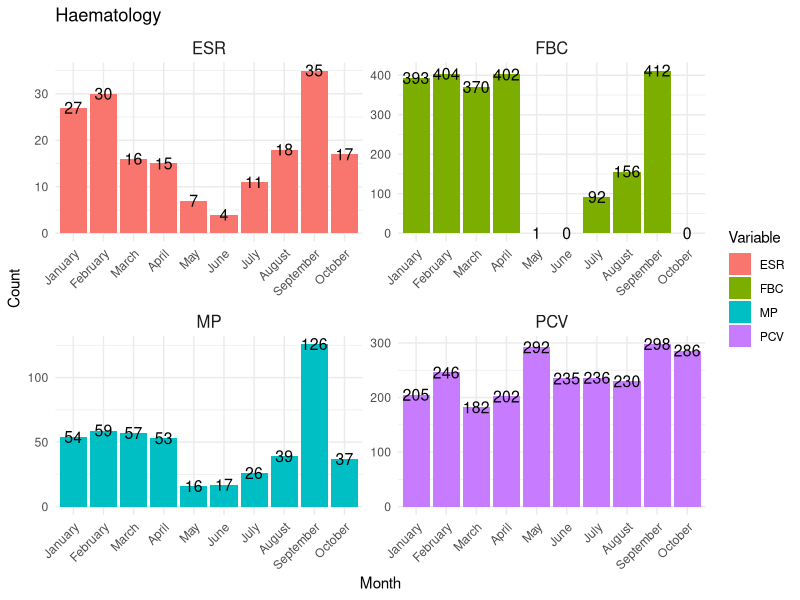
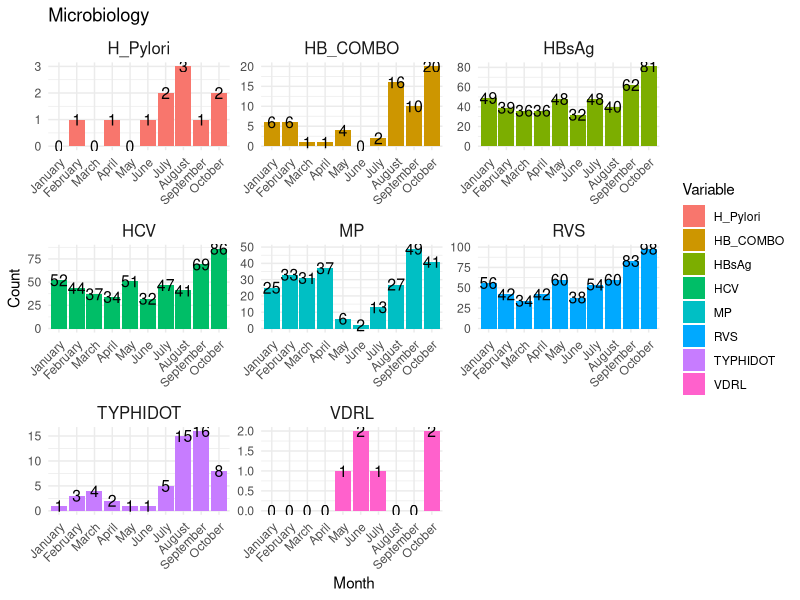
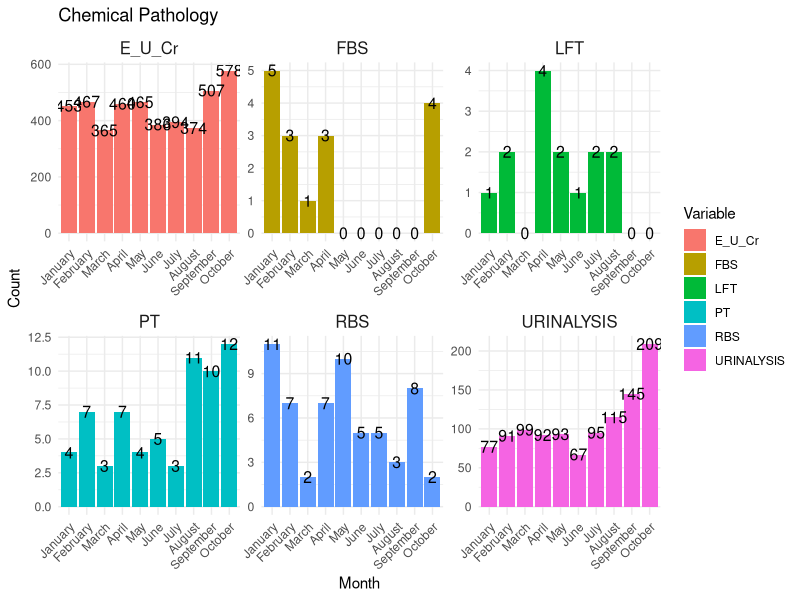
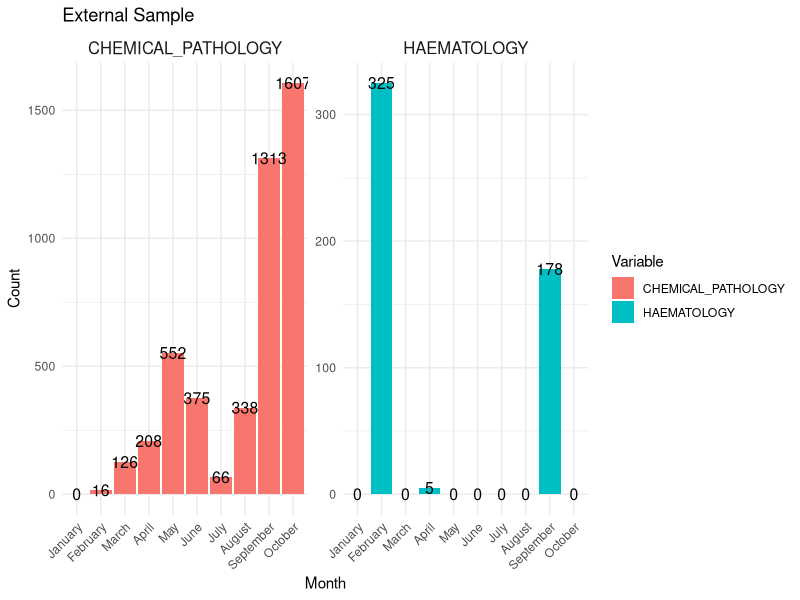
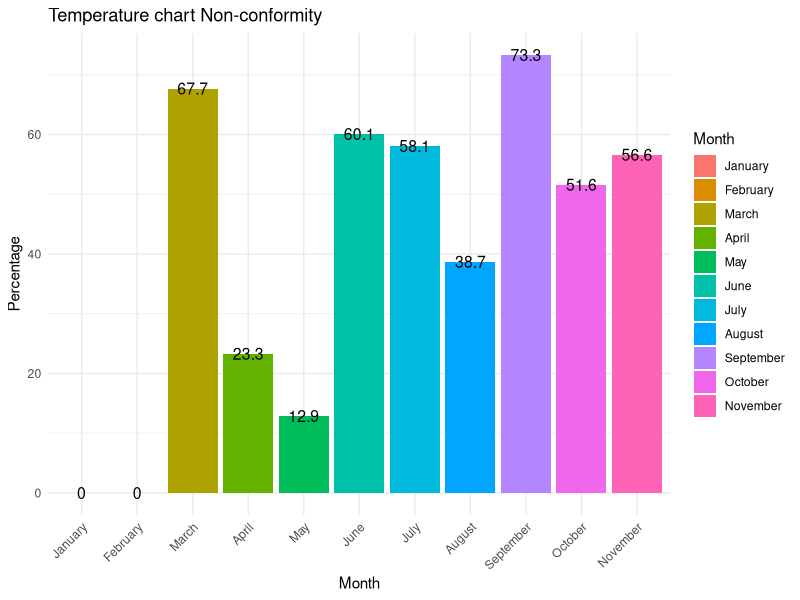

Here is the R script that generated these plots, in order:
## ---- chunk 1
# Load the necessary libraries
library(ggplot2)
library(tidyr)
library(dplyr)

# Create the dataframe
haematology <- data.frame(
  Month = c("January", "February", "March", "April", "May", "June", "July", "August", "September", "October"),
  PCV = c(205, 246, 182, 202, 292, 235, 236, 230, 298, 286),
  ESR = c(27, 30, 16, 15, 7, 4, 11, 18, 35, 17),
  FBC = c(393, 404, 370, 402, 1, 0, 92, 156, 412, 0),
  MP = c(54, 59, 57, 53, 16, 17, 26, 39, 126, 37)
)



# Ensure the months are ordered from January to December
haematology$Month <- factor(haematology$Month, levels = c("January", "February", "March", "April", "May", "June", "July", "August", "September", "October"))

# Reshape the haematology to long format
haematology_long <- pivot_longer(haematology, cols = c(PCV, ESR, FBC, MP), names_to = "Variable", values_to = "Value")

# Create the faceted bar plot
ggplot(haematology_long, aes(x = Month, y = Value, fill = Variable)) +
  geom_bar(stat = "identity", position = "dodge") +
  facet_wrap(~Variable, scales = "free") + # Allow both axes to vary independently
  theme_minimal() +
  labs(
    title = "Haematology",
    x = "Month",
    y = "Count"
  ) +
  theme(
    axis.text.x = element_text(angle = 45, hjust = 1),
    strip.text = element_text(size = 12)
  ) +
  scale_x_discrete(drop = FALSE) +
  geom_text(aes(label = Value),
    vjust = 0.5, size = 4,
    position = position_dodge(width = 0.8)
  ) # Centering the text on bars
## ---- chunk 2
# Create the dataframe
microbiology <- data.frame(
  Month = c(
    "January", "February", "March", "April", "May", "June",
    "July", "August", "September", "October"
  ),
  RVS = c(56, 42, 34, 42, 60, 38, 54, 60, 83, 98),
  HCV = c(52, 44, 37, 34, 51, 32, 47, 41, 69, 86),
  TYPHIDOT = c(1, 3, 4, 2, 1, 1, 5, 15, 16, 8),
  HBsAg = c(49, 39, 36, 36, 48, 32, 48, 40, 62, 81),
  HB_COMBO = c(6, 6, 1, 1, 4, 0, 2, 16, 10, 20),
  VDRL = c(0, 0, 0, 0, 1, 2, 1, 0, 0, 2),
  MP = c(25, 33, 31, 37, 6, 2, 13, 27, 49, 41),
  H_Pylori = c(0, 1, 0, 1, 0, 1, 2, 3, 1, 2)
)



# Ensure the months are ordered from January to December
microbiology$Month <- factor(microbiology$Month, levels = c("January", "February", "March", "April", "May", "June", "July", "August", "September", "October"))

# Reshape the microbiology to long format
microbiology_long <- pivot_longer(microbiology, cols = colnames(microbiology)[-1], names_to = "Variable", values_to = "Value")

# Create the faceted bar plot
ggplot(microbiology_long, aes(x = Month, y = Value, fill = Variable)) +
  geom_bar(stat = "identity", position = "dodge") +
  facet_wrap(~Variable, scales = "free") + # Allow both axes to vary independently
  theme_minimal() +
  labs(
    title = "Microbiology",
    x = "Month",
    y = "Count"
  ) +
  theme(
    axis.text.x = element_text(angle = 45, hjust = 1),
    strip.text = element_text(size = 12)
  ) +
  scale_x_discrete(drop = FALSE) +
  geom_text(aes(label = Value),
    vjust = 0.5, size = 4,
    position = position_dodge(width = 0.8)
  ) # Centering the text on bars
## ---- chunk 3
# Create the dataframe
chem_path <- data.frame(
  Month = c(
    "January", "February", "March", "April", "May", "June",
    "July", "August", "September", "October"
  ),
  E_U_Cr = c(453, 467, 365, 460, 465, 386, 394, 374, 507, 578),
  PT = c(4, 7, 3, 7, 4, 5, 3, 11, 10, 12),
  FBS = c(5, 3, 1, 3, 0, 0, 0, 0, 0, 4),
  LFT = c(1, 2, 0, 4, 2, 1, 2, 2, 0, 0),
  URINALYSIS = c(77, 91, 99, 92, 93, 67, 95, 115, 145, 209),
  RBS = c(11, 7, 2, 7, 10, 5, 5, 3, 8, 2)
)



# Ensure the months are ordered from January to December
chem_path$Month <- factor(chem_path$Month, levels = c("January", "February", "March", "April", "May", "June", "July", "August", "September", "October"))

# Reshape the chem_path to long format
chem_path_long <- pivot_longer(chem_path, cols = colnames(chem_path)[-1], names_to = "Variable", values_to = "Value")

# Create the faceted bar plot
ggplot(chem_path_long, aes(x = Month, y = Value, fill = Variable)) +
  geom_bar(stat = "identity", position = "dodge") +
  facet_wrap(~Variable, scales = "free") + # Allow both axes to vary independently
  theme_minimal() +
  labs(
    title = "Chemical Pathology",
    x = "Month",
    y = "Count"
  ) +
  theme(
    axis.text.x = element_text(angle = 45, hjust = 1),
    strip.text = element_text(size = 12)
  ) +
  scale_x_discrete(drop = FALSE) +
  geom_text(aes(label = Value),
    vjust = 0.5, size = 4,
    position = position_dodge(width = 0.8)
  ) # Centering the text on bars
## ---- chunk 4
# Create the dataframe
ext_sample <- data.frame(
  Month = c(
    "January", "February", "March", "April", "May", "June",
    "July", "August", "September", "October"
  ),
  HAEMATOLOGY = c(0, 325, 0, 5, 0, 0, 0, 0, 178, 0),
  CHEMICAL_PATHOLOGY = c(0, 16, 126, 208, 552, 375, 66, 338, 1313, 1607)
)

# Ensure the months are ordered from January to December
ext_sample$Month <- factor(ext_sample$Month, levels = c("January", "February", "March", "April", "May", "June", "July", "August", "September", "October"))

# Reshape the ext_sample to long format
ext_sample_long <- pivot_longer(ext_sample, cols = colnames(ext_sample)[-1], names_to = "Variable", values_to = "Value")

# Create the faceted bar plot
ggplot(ext_sample_long, aes(x = Month, y = Value, fill = Variable)) +
  geom_bar(stat = "identity", position = "dodge") +
  facet_wrap(~Variable, scales = "free") + # Allow both axes to vary independently
  theme_minimal() +
  labs(
    title = "External Sample",
    x = "Month",
    y = "Count"
  ) +
  theme(
    axis.text.x = element_text(angle = 45, hjust = 1),
    strip.text = element_text(size = 12)
  ) +
  scale_x_discrete(drop = FALSE) +
  geom_text(aes(label = Value),
    vjust = 0.5, size = 4,
    position = position_dodge(width = 0.8)
  ) # Centering the text on bars
## ---- chunk 5
# Load necessary libraries
library(ggplot2)

# Create the dataframe
non_conformity <- data.frame(
  Month = c(
    "January", "February", "March", "April", "May", "June",
    "July", "August", "September", "October", "November"
  ),
  Days = c(0, 0, 21, 7, 4, 18, 18, 12, 22, 16, 17),
  PERCENTAGE = c(0, 0, 67.7, 23.3, 12.9, 60.1, 58.1, 38.7, 73.3, 51.6, 56.6)
)

# Ensure the months are ordered from January to December
non_conformity$Month <- factor(non_conformity$Month, levels = c("January", "February", "March", "April", "May", "June", "July", "August", "September", "October", "November"))

# Create the bar plot with values displayed on the bars
ggplot(non_conformity, aes(x = Month, y = PERCENTAGE, fill = Month)) +
  geom_bar(stat = "identity", position = "dodge") +
  theme_minimal() +
  labs(
    title = "Temperature chart Non-conformity",
    x = "Month",
    y = "Percentage"
  ) +
  theme(
    axis.text.x = element_text(angle = 45, hjust = 1),
    strip.text = element_text(size = 12)
  ) +
  scale_x_discrete(drop = FALSE) +
  geom_text(aes(label = PERCENTAGE),
    vjust = 0.5, size = 4,
    position = position_dodge(width = 0.8)
  ) # Centering the text on bars
